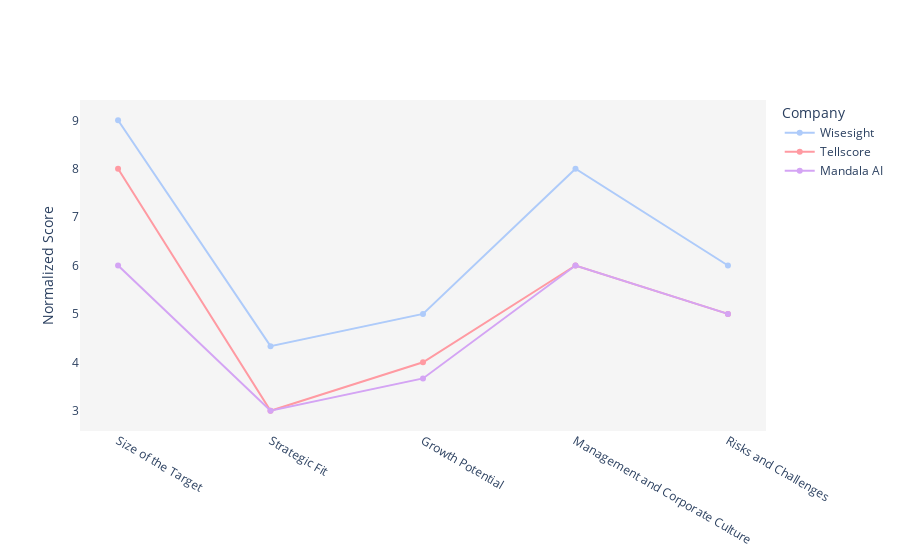

Notebook cell for this chart:
### Code cell
import pandas as pd
import plotly.graph_objects as go

# Data
data = {
    'Big Topic': ['Size of the Target', 'Strategic Fit', 'Growth Potential', 'Management and Corporate Culture', 'Risks and Challenges'],
    'Wisesight': [9, 4.333333333, 5, 8, 6],
    'Tellscore': [8, 3, 4, 6, 5],
    'Mandala AI': [6, 3, 3.666666667, 6, 5]
}

df = pd.DataFrame(data)

# Plotting
fig = go.Figure()

fig.add_trace(go.Scatter(
    x=df['Big Topic'], 
    y=df['Wisesight'], 
    mode='lines+markers', 
    name='Wisesight',
    line=dict(color='#AECBFA')  # Pastel Blue
))

fig.add_trace(go.Scatter(
    x=df['Big Topic'], 
    y=df['Tellscore'], 
    mode='lines+markers', 
    name='Tellscore',
    line=dict(color='#FF9AA2')  # Pastel Red
))

fig.add_trace(go.Scatter(
    x=df['Big Topic'], 
    y=df['Mandala AI'], 
    mode='lines+markers', 
    name='Mandala AI',
    line=dict(color='#D4A4F4')  # Pastel Purple
))

# # Adding border lines at 1 and 10
# fig.add_shape(type="line",
#               x0=-0.5, y0=1, x1=4.5, y1=1,
#               line=dict(color="LightGrey", width=2, dash="dash"))

# fig.add_shape(type="line",
#               x0=-0.5, y0=10, x1=4.5, y1=10,
#               line=dict(color="LightGrey", width=2, dash="dash"))

# Adding title and labels
fig.update_layout(
    # title='USP Comparison of Companies',
    # xaxis_title='Big Topic',
    yaxis_title='Normalized Score',
    legend_title='Company',
    plot_bgcolor='whitesmoke',  # Lighter grey background for plot
    paper_bgcolor='white',  # Overall background
    xaxis=dict(showgrid=False),  # Removing x-axis grid lines
    yaxis=dict(showgrid=False)   # Removing y-axis grid lines
)

fig.show()

### Figure 1 — Plotly figure (JSON) as saved in the notebook; plotly's stock layout.template omitted (floating-point values rounded to 4 significant figures)
{"data": [{"line": {"color": "#AECBFA"}, "mode": "lines+markers", "name": "Wisesight", "type": "scatter", "x": ["Size of the Target", "Strategic Fit", "Growth Potential", "Management and Corporate Culture", "Risks and Challenges"], "y": [9, 4.333, 5, 8, 6]}, {"line": {"color": "#FF9AA2"}, "mode": "lines+markers", "name": "Tellscore", "type": "scatter", "x": ["Size of the Target", "Strategic Fit", "Growth Potential", "Management and Corporate Culture", "Risks and Challenges"], "y": [8, 3, 4, 6, 5]}, {"line": {"color": "#D4A4F4"}, "mode": "lines+markers", "name": "Mandala AI", "type": "scatter", "x": ["Size of the Target", "Strategic Fit", "Growth Potential", "Management and Corporate Culture", "Risks and Challenges"], "y": [6, 3, 3.667, 6, 5]}], "layout": {"legend": {"title": {"text": "Company"}}, "paper_bgcolor": "white", "plot_bgcolor": "whitesmoke", "xaxis": {"showgrid": false}, "yaxis": {"showgrid": false, "title": {"text": "Normalized Score"}}}}
